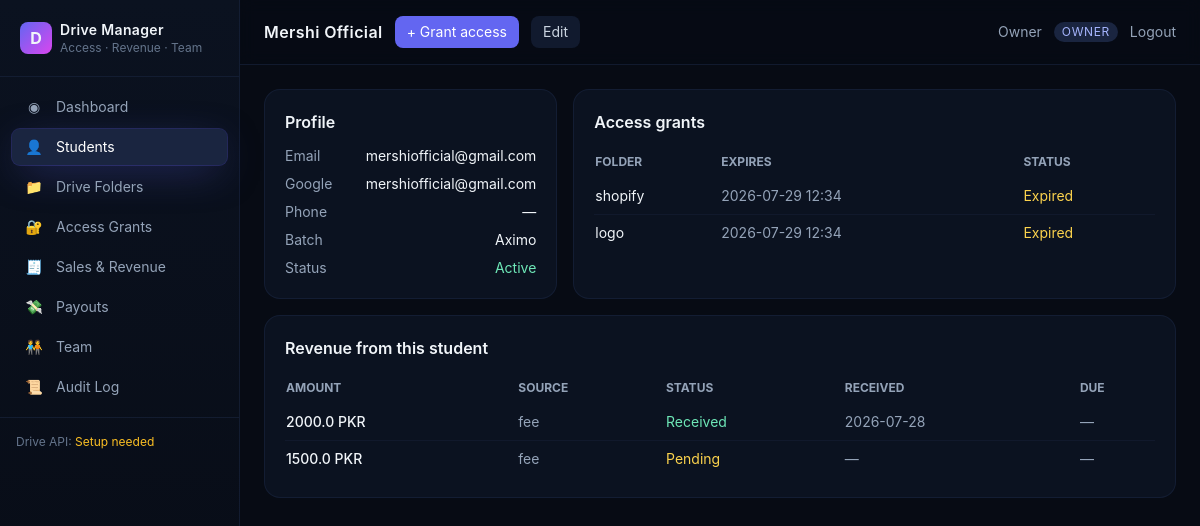
/students/1 (signed in), run on the app's committed database.
### app/db.py (models this page shows)
class Student(Base):
    __tablename__ = "students"
    id = Column(Integer, primary_key=True)
    full_name = Column(String(120), nullable=False)
    email = Column(String(190), nullable=False, unique=True, index=True)
    phone = Column(String(40), nullable=True)
    google_email = Column(String(190), nullable=False)
    course_or_batch = Column(String(120), nullable=True)
    notes = Column(Text, nullable=True)
    is_active = Column(Boolean, nullable=False, default=True)
    created_at = Column(DateTime, default=datetime.utcnow)
    updated_at = Column(DateTime, default=datetime.utcnow, onupdate=datetime.utcnow)
    access_grants = relationship("AccessGrant", back_populates="student", cascade="all,delete")
    revenues = relationship("RevenueEvent", back_populates="student", cascade="all,delete")

class User(Base):
    __tablename__ = "users"
    id = Column(Integer, primary_key=True)
    email = Column(String(190), unique=True, nullable=False, index=True)
    password_hash = Column(String(255), nullable=False)
    full_name = Column(String(120), nullable=False)
    role = Column(Enum(UserRole), nullable=False, default=UserRole.viewer)
    is_active = Column(Boolean, nullable=False, default=True)
    default_ratio = Column(Float, nullable=False, default=0.0)
    phone = Column(String(40), nullable=True)
    notes = Column(Text, nullable=True)
    created_at = Column(DateTime, default=datetime.utcnow)
    updated_at = Column(DateTime, default=datetime.utcnow, onupdate=datetime.utcnow)
    payouts = relationship("Payout", back_populates="user", cascade="all,delete")

class AccessGrant(Base):
    __tablename__ = "access_grants"
    id = Column(Integer, primary_key=True)
    student_id = Column(Integer, ForeignKey("students.id", ondelete="CASCADE"), nullable=False, index=True)
    folder_id = Column(Integer, ForeignKey("drive_folders.id", ondelete="CASCADE"), nullable=False, index=True)
    granted_at = Column(DateTime, default=datetime.utcnow)
    expires_at = Column(DateTime, nullable=False)
    status = Column(Enum(AccessStatus), nullable=False, default=AccessStatus.active)
    granted_by_id = Column(Integer, ForeignKey("users.id"), nullable=True)
    revoked_at = Column(DateTime, nullable=True)
    drive_permission_id = Column(String(120), nullable=True)
    notes = Column(Text, nullable=True)
    price_amount = Column(Float, nullable=True)
    price_currency = Column(String(8), nullable=True, default="PKR")
    fee_status = Column(Enum(FeeStatus), nullable=True, default=FeeStatus.pending)
    fee_paid_on = Column(Date, nullable=True)
    fee_credit_account = Column(String(160), nullable=True)
    student = relationship("Student", back_populates="access_grants")
    folder = relationship("DriveFolder")
    granted_by = relationship("User", foreign_keys=[granted_by_id])
    __table_args__ = (
        Index("ix_grant_student_folder", "student_id", "folder_id"),
    )

class DriveFolder(Base):
    __tablename__ = "drive_folders"
    id = Column(Integer, primary_key=True)
    label = Column(String(160), nullable=False)
    drive_folder_id = Column(String(120), nullable=False, unique=True, index=True)
    drive_owner_email = Column(String(190), nullable=True)
    description = Column(Text, nullable=True)
    default_price = Column(Float, nullable=True)
    default_currency = Column(String(8), nullable=True, default="PKR")
    is_archived = Column(Boolean, nullable=False, default=False)
    created_at = Column(DateTime, default=datetime.utcnow)

class RevenueEvent(Base):
    __tablename__ = "revenue_events"
    id = Column(Integer, primary_key=True)
    student_id = Column(Integer, ForeignKey("students.id", ondelete="SET NULL"), nullable=True, index=True)
    amount = Column(Float, nullable=False)
    currency = Column(String(8), nullable=False, default="PKR")
    source = Column(String(120), nullable=True)         # e.g. "Monthly fee", "Course A"
    status = Column(Enum(RevenueStatus), nullable=False, default=RevenueStatus.pending)
    received_on = Column(Date, nullable=True)
    due_on = Column(Date, nullable=True)
    notes = Column(Text, nullable=True)
    recorded_by_id = Column(Integer, ForeignKey("users.id"), nullable=True)
    created_at = Column(DateTime, default=datetime.utcnow)
    updated_at = Column(DateTime, default=datetime.utcnow, onupdate=datetime.utcnow)
    student = relationship("Student", back_populates="revenues")
    distributions = relationship("RevenueDistribution", back_populates="revenue", cascade="all,delete")

### app/routers/students.py (the view)
@router.get("/students/{sid}", response_class=HTMLResponse)
def student_detail(sid: int, request: Request, db: Session = Depends(get_db), user=Depends(require_perm("students.view"))):
    s = db.query(Student).filter(Student.id == sid).first()
    if not s:
        raise HTTPException(404, "Student not found")
    grants = sorted(s.access_grants, key=lambda g: g.expires_at, reverse=True)
    revenues = sorted(s.revenues, key=lambda r: r.created_at, reverse=True)
    all_folders = db.query(DriveFolder).filter(DriveFolder.is_archived == False).order_by(DriveFolder.label).all()  # noqa: E712
    fee_totals = {"pending": "—", "paid": "—", "waived": ""}
    priced = [g for g in grants if g.price_amount and g.price_amount > 0]
    if priced:
        from collections import defaultdict
        sums = defaultdict(float)
        for g in priced:
            key = g.fee_status.value if g.fee_status else "pending"
            sums[key] += float(g.price_amount)
        for k in ("pending", "paid", "waived"):
            if sums.get(k):
                fee_totals[k] = f"{sums[k]:.0f}"
    return templates.TemplateResponse("students/detail.html", {
        "request": request, "user": user, "student": s, "grants": grants, "revenues": revenues,
        "all_folders": all_folders, "fee_totals": fee_totals, "can": can,
    })

### app/templates/students/detail.html (shortened to what this page needs)
{% extends "base.html" %}
{% block heading %}{{ student.full_name }}{% endblock %}
{% block heading_extra %}
  {% if can(user.role, 'grants.create') %}
  <button onclick="document.getElementById('grantModal').classList.remove('hidden')"
          class="px-3 py-1.5 rounded-lg bg-brand-500 hover:bg-brand-400 text-white text-sm">+ Grant access</button>
  {% endif %}
  {% if can(user.role, 'students.update') %}
  <a href="/students/{{ student.id }}/edit" class="px-3 py-1.5 rounded-lg bg-ink-800 text-slate-300 text-sm">Edit</a>
  {% endif %}
{% endblock %}
{% block content %}
<div class="grid grid-cols-1 lg:grid-cols-3 gap-4">
  <div class="rounded-2xl border border-ink-700/60 bg-ink-900 p-5">
    <h3 class="font-semibold mb-3">Profile</h3>
    <dl class="text-sm space-y-2">
      <div class="flex justify-between"><dt class="text-slate-400">Email</dt><dd>{{ student.email }}</dd></div>
      <div class="flex justify-between"><dt class="text-slate-400">Google</dt><dd>{{ student.google_email }}</dd></div>
      <div class="flex justify-between"><dt class="text-slate-400">Phone</dt><dd>{{ student.phone or '—' }}</dd></div>
      <div class="flex justify-between"><dt class="text-slate-400">Batch</dt><dd>{{ student.course_or_batch or '—' }}</dd></div>
      <div class="flex justify-between"><dt class="text-slate-400">Status</dt>
        <dd>{% if student.is_active %}<span class="text-emerald-300">Active</span>{% else %}<span class="text-slate-400">Inactive</span>{% endif %}</dd>
      </div>
    </dl>
  </div>
  <div class="lg:col-span-2 rounded-2xl border border-ink-700/60 bg-ink-900 p-5">
    <h3 class="font-semibold mb-3">Access grants</h3>
    <table class="w-full text-sm">
      <thead class="text-slate-400 text-xs uppercase">
        <tr>
          <th class="text-left py-2">Folder</th>
          <th class="text-left py-2">Expires</th>
          <th class="text-left py-2">Status</th>
          <th></th>
        </tr>
      </thead>
      <tbody class="divide-y divide-ink-700/40">
        {% for g in grants %}
        <tr>
          <td class="py-2">{{ g.folder.label }}</td>
          <td class="py-2 text-slate-400">{{ g.expires_at.strftime('%Y-%m-%d %H:%M') }}</td>
          <td class="py-2">
            {% if g.status.value == 'active' %}<span class="text-emerald-300">Active</span>
            {% elif g.status.value == 'expired' %}<span class="text-amber-300">Expired</span>
            {% else %}<span class="text-rose-300">Revoked</span>{% endif %}
          </td>
          <td class="py-2 text-right">
          </td>
        </tr>
        {% else %}
        <tr><td colspan="4" class="text-slate-500 text-center py-6">No grants yet.</td></tr>
        {% endfor %}
      </tbody>
    </table>
  </div>
  <div class="lg:col-span-3 rounded-2xl border border-ink-700/60 bg-ink-900 p-5">
    <h3 class="font-semibold mb-3">Revenue from this student</h3>
    <table class="w-full text-sm">
      <thead class="text-slate-400 text-xs uppercase">
        <tr>
          <th class="text-left py-2">Amount</th>
          <th class="text-left py-2">Source</th>
          <th class="text-left py-2">Status</th>
          <th class="text-left py-2">Received</th>
          <th class="text-left py-2">Due</th>
        </tr>
      </thead>
      <tbody class="divide-y divide-ink-700/40">
        {% for r in revenues %}
        <tr>
          <td class="py-2 font-medium">{{ r.amount|round(2) }} {{ r.currency }}</td>
          <td class="py-2 text-slate-400">{{ r.source or '—' }}</td>
          <td class="py-2">
            {% if r.status.value == 'received' %}<span class="text-emerald-300">Received</span>
            {% elif r.status.value == 'pending' %}<span class="text-amber-300">Pending</span>
            {% else %}<span class="text-slate-400">Cancelled</span>{% endif %}
          </td>
          <td class="py-2 text-slate-400">{{ r.received_on or '—' }}</td>
          <td class="py-2 text-slate-400">{{ r.due_on or '—' }}</td>
        </tr>
        {% else %}
        <tr><td colspan="5" class="text-slate-500 text-center py-6">No revenue events yet.</td></tr>
        {% endfor %}
      </tbody>
    </table>
  </div>
</div>
{% endblock %}

### app/templates/base.html (shortened to what this page needs)
<!DOCTYPE html>
<html lang="en" class="h-full">
<head>
<script src="https://cdn.tailwindcss.com"></script>
<link rel="stylesheet" href="/static/css/app.css">
</head>
<body class="h-full bg-ink-950 text-slate-100 antialiased">
<div class="flex min-h-full">
  {% include "partials/sidebar.html" %}
  <main class="flex-1 min-w-0">
    <header class="sticky top-0 z-30 backdrop-blur bg-ink-950/70 border-b border-ink-700/60">
      <div class="flex items-center justify-between px-6 h-16">
        <div class="flex items-center gap-3">
          <h1 class="text-base font-semibold tracking-wide">{% block heading %}Dashboard{% endblock %}</h1>
          {% block heading_extra %}{% endblock %}
        </div>
        <div class="flex items-center gap-3 text-sm text-slate-400">
          <span>{{ user.full_name }}</span>
          <span class="px-2 py-0.5 rounded-full bg-ink-700 text-brand-300 text-xs uppercase tracking-wider">{{ user.role.value }}</span>
          <form method="post" action="/logout">
            <button class="text-slate-400 hover:text-white transition">Logout</button>
          </form>
        </div>
      </div>
    </header>
    <div class="p-6">
      {% set _flash = pop_flash(request) %}
      {% block content %}{% endblock %}
    </div>
  </main>
</div>
</body>
</html>

### app/static/css/app.css (style rules this page uses)
html, body { font-family: 'Inter', system-ui, -apple-system, 'Segoe UI', sans-serif; }
tbody tr { transition: background-color .15s; }

### data on the page
Student: full_name "Mershi Official", email "mershiofficial@gmail.com", google_email "mershiofficial@gmail.com", phone "—", course_or_batch "Aximo"
User: full_name "Owner", role.value "OWNER"
AccessGrant: folder.label "shopify", expires_at "2026-07-29 12:34", status "Expired"
AccessGrant: folder.label "logo", expires_at "2026-07-29 12:34", status "Expired"
RevenueEvent: amount "2000.0", currency "PKR", source "fee", status "Received", received_on "2026-07-28", due_on "—"
RevenueEvent: amount "1500.0", currency "PKR", source "fee", status "Pending", received_on "—", due_on "—"

### other printed values
{{ icon|safe }} "◉ 👤 📁 🔐 🧾 💸 🧑‍🤝‍🧑 📜"
{{ label }} "Dashboard Students Drive Folders Access Grants Sales & Revenue Payouts Team Audit Log"
